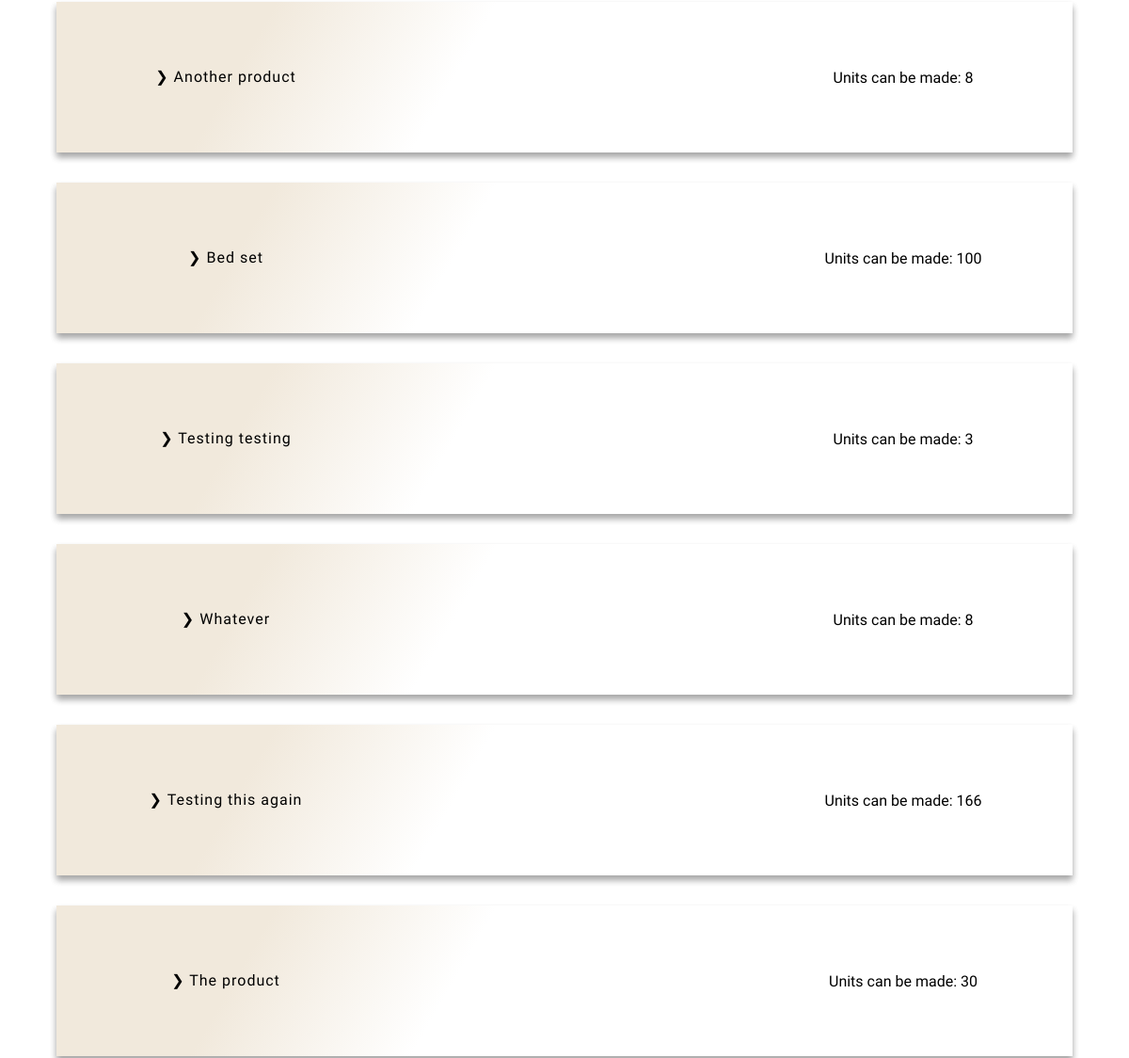
The page /products/ (signed in, middle part) on the database as committed earlier.
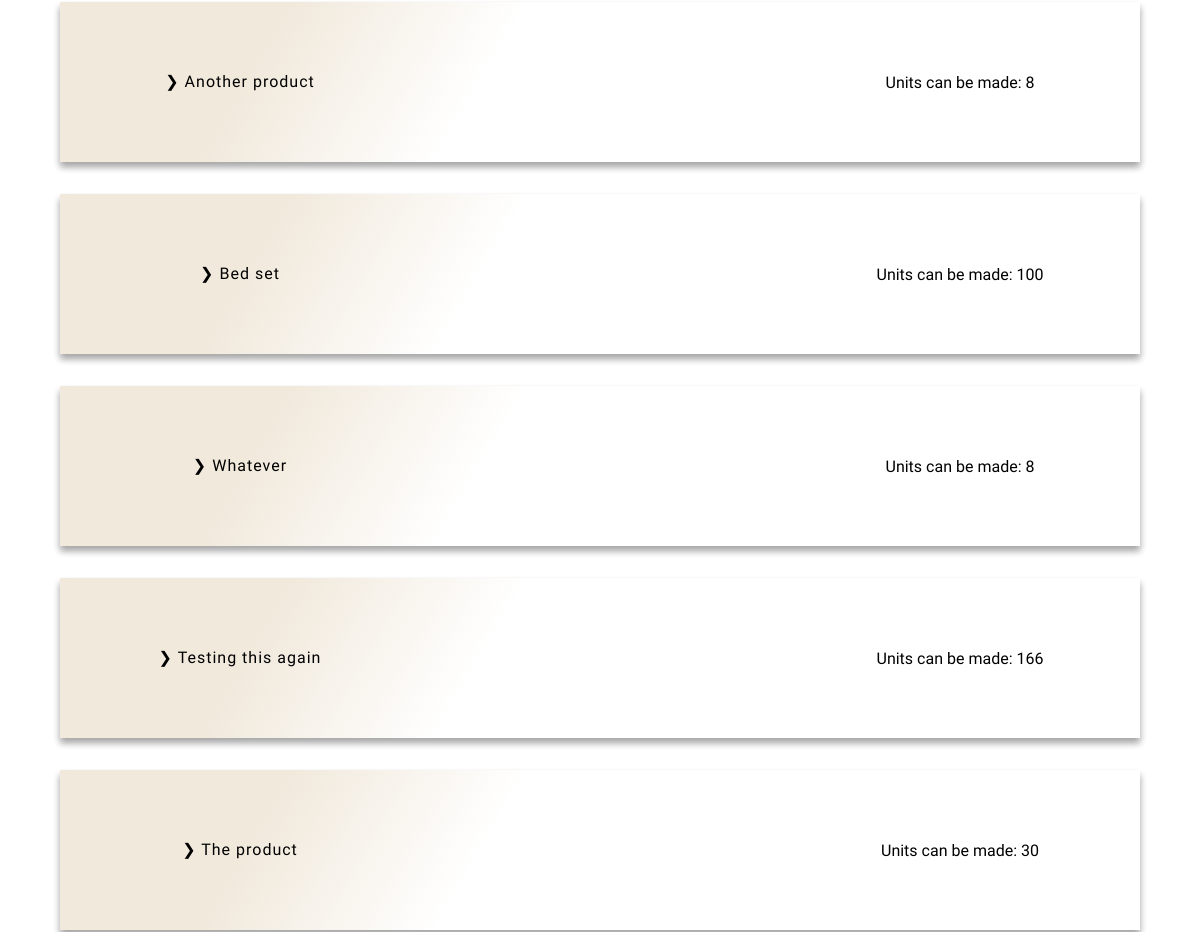
The same page on the database as committed later.
### stock/models.py (models this page shows)
class Product(models.Model):
    name = models.CharField(max_length=100)
    stock_parts = models.ManyToManyField(Stock)
    company = models.ForeignKey(User, on_delete=models.CASCADE, default=1)
    def __str__(self):
        return f'{self.name}'

### stock/views.py (the view)
# urls.py: path('products/', product_page, name='products'),
def product_page(request):
    default_user = request.user
    products = Product.objects.filter(company=default_user)
    number_to_be_made = {}
    for product in products:
        parts = Parts.objects.filter(
            product_part_belongs_to=product.id
            )
        units = {}
        amount = []
        total_units_to_be_made = {}
        for i in parts:
            units_to_make = (i.item.number_in_stock / i.number_required)
            units_to_make = math.floor(units_to_make)
            units[i.product_part_belongs_to] = units_to_make
            amount.append(units_to_make)
        amount.sort()
        amount = amount[:1]
        if len(amount) == 0 or amount[0] == 0:
            total_units_to_be_made = 0
        else:
            for num in amount:
                int(num)
                total_units_to_be_made = num
        number_to_be_made[product.id] = total_units_to_be_made
    context = {
        'products': products,
        'number_to_be_made': number_to_be_made,
        'default_user': default_user
    }
    return render(request, 'products.html', context)

### stock/context_processors.py (called while the page is built)
def base(request):
    default_user = request.user
    return ({'default_user': default_user})

### stock/templates/products.html (shortened to what this page needs)
{% extends 'base.html' %}
{% load static %}
{% block head %}
    <link rel="stylesheet" href="{% static 'css/product.css' %}">
    <link rel="stylesheet" href="{% static 'css/style.css' %}">
{% endblock %}
{% block content %}
    {% if not products %}
        <h2 class="center">You don't have any products yet!</h2>
    {% else %}
        <div class="product-container">
            {% for product in products %}
                <div class="product-row">
                    <div class="product">
                        <a href="{% url 'product-detail' product.id %}">❯ {{ product }}</a>
                    </div>
                    <div class="orders">
                    </div>
                    <div class="unit-number">
                        {% for key, value in number_to_be_made.items %}
                            {% if product.id == key %}
                                Units can be made: {{ value }}
                            {% endif %}
                        {% endfor %}
                    </div>
                </div>
            {% endfor %}
        </div>
    {% endif %}
{% endblock %}

Rows that differ between the two databases and show on the page:
removed Product: name "Testing testing", number_to_be_made "3"
